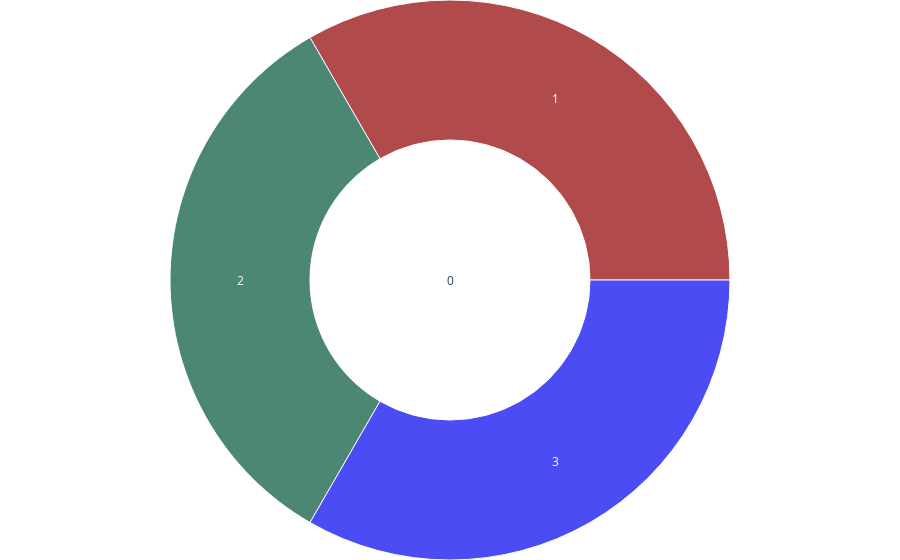

Notebook code cell kept with this figure:
### Markdown cell above
## `False`と`[]`の区別...??
今のところ同じ扱いになっている

### Code cell
draw_graph_px([False, False, []])

### Figure 1 — Plotly figure (JSON) as saved in the notebook; plotly's stock layout.template omitted (floating-point values rounded to 4 significant figures)
{"data": [{"branchvalues": "total", "domain": {"x": [0, 1], "y": [0, 1]}, "hovertemplate": "id=%{label}<br>theta=%{value}<br>parent=%{parent}<extra></extra>", "labels": ["0", "1", "2", "3"], "marker": {"colors": ["#ffffff", "#910000", "#005539", "#0001ee"]}, "name": "", "parents": ["", "0", "0", "0"], "sort": false, "type": "sunburst", "values": [360, 120, 120, 120]}], "layout": {"legend": {"tracegroupgap": 0}, "margin": {"b": 0, "l": 0, "r": 0, "t": 0}}}
